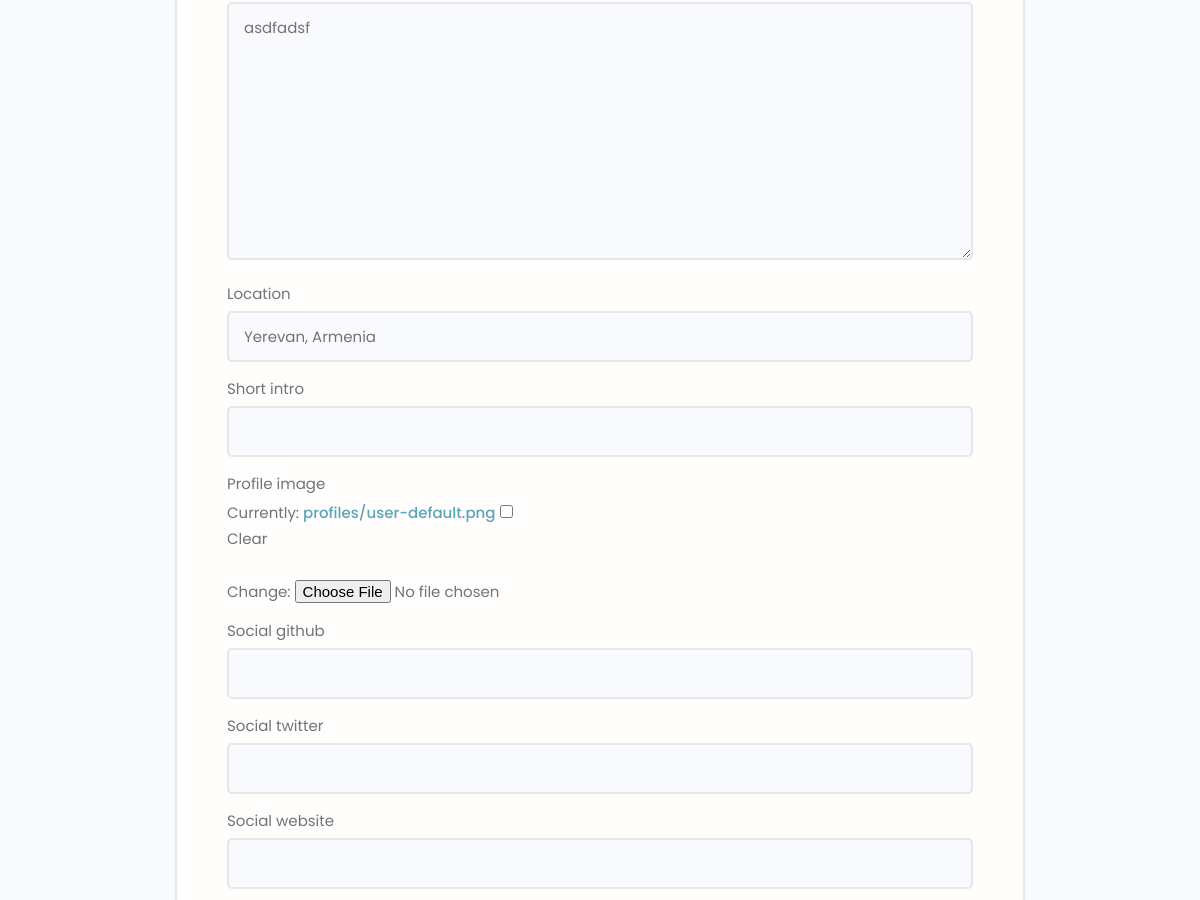
Before: /edit-account/ (signed in, middle part) with the older database file.
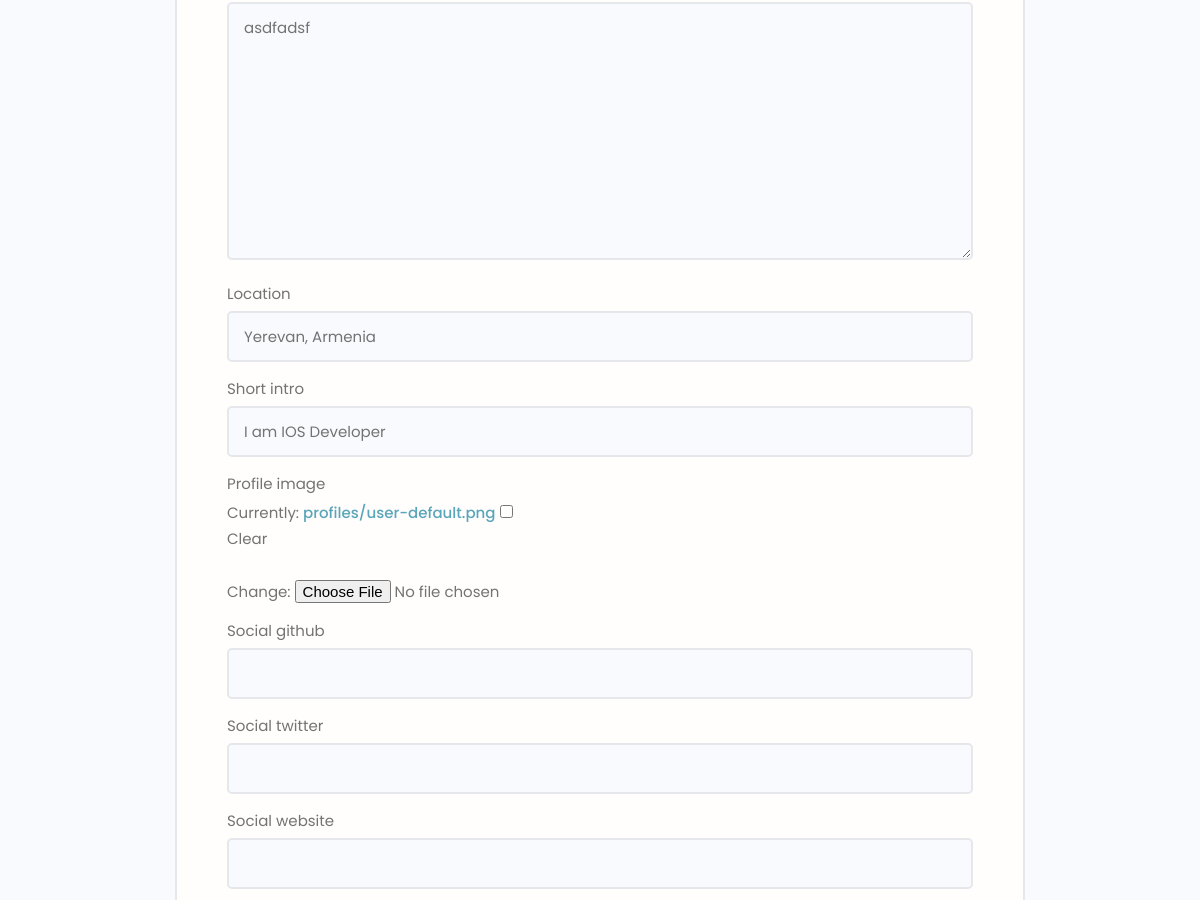
After: the same page with the newer database file.
### users/models.py (models this page shows, shortened)
class Profile(models.Model):
    user = models.OneToOneField(User, on_delete=models.CASCADE, null=True, blank=True)
    name = models.CharField(max_length=200, blank=True, null=True)
    username = models.CharField(max_length=200, blank=True, null=True)
    location = models.CharField(max_length=200, blank=True, null=True)
    email = models.EmailField(max_length=200, blank=True, null=True)
    short_intro = models.CharField(max_length=200, blank=True, null=True)
    bio = models.TextField(blank=True, null=True)
    profile_image = models.ImageField(null=True, blank=True, upload_to='profiles/', default='profiles/user-default.png')
    social_github = models.CharField(max_length=200, blank=True, null=True)
    social_twitter = models.CharField(max_length=200, blank=True, null=True)
    social_linkedin = models.CharField(max_length=200, blank=True, null=True)
    social_youtube = models.CharField(max_length=200, blank=True, null=True)
    social_website = models.CharField(max_length=200, blank=True, null=True)
    created = models.DateTimeField(auto_now_add=True)
    id = models.UUIDField(default=uuid.uuid4, unique=True, primary_key=True, editable=False)

### users/views.py (the view)
# urls.py: path('edit-account/', views.edit_account, name='edit-account'),
@login_required(login_url='login')
def edit_account(request):
    profile = request.user.profile
    form = ProfileForm(instance=profile)
    if request.method == 'POST':
        form = ProfileForm(request.POST, request.FILES, instance=profile)
        if form.is_valid():
            form.save()
            return redirect('account')
    context = {'form': form}
    return render(request, 'users/profile_form.html', context)

### users/forms.py
class ProfileForm(ModelForm):
    class Meta:
        model = Profile
        fields = ['name',
                  'email',
                  'username',
                  'bio',
                  'location',
                  'short_intro',
                  'profile_image',
                  'social_github',
                  'social_twitter',
                  'social_website',
                  'social_linkedin',
                  'social_youtube']
    def __init__(self, *args, **kwargs):
        super(ProfileForm, self).__init__(*args, **kwargs)
        for name, field in self.fields.items():
            field.widget.attrs.update({'class': 'input'})

### users/templates/users/profile_form.html (shortened to what this page needs)
{% extends 'main.html' %}
{% block content %}
    <main class="formPage my-xl">
        <div class="content-box">
            <div class="formWrapper">
                <br>
                <form class="form"  method="POST" action="{% url 'edit-account' %}" enctype="multipart/form-data">
                    {% for field in form %}
                        <div class="form__field">
                            <label for="formInput#text">{{field.label}}</label>
                            {{ field }}
                        </div>
                    {% endfor %}
                </form>
            </div>
        </div>
    </main>
{% endblock %}

Changed rows visible on the page:
changed Profile "asdfadsf": short_intro (not shown) → "I am IOS Developer"
